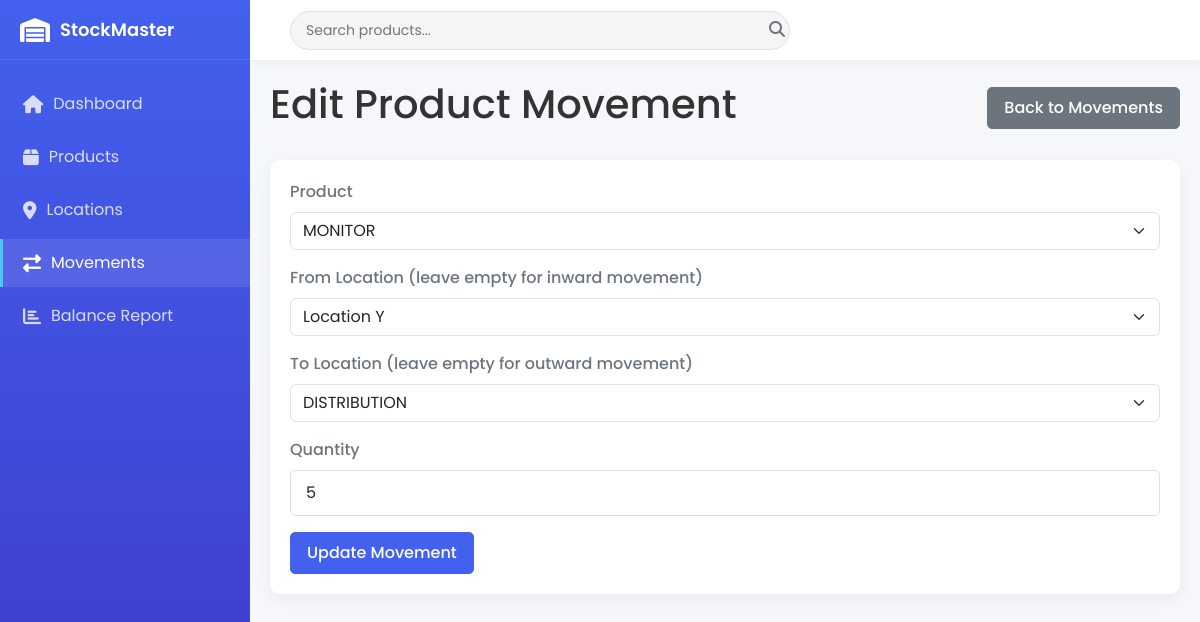
/movements/edit/42, run on the app's committed database.
### models.py (models this page shows, shortened)
class ProductMovement(db.Model):
    movement_id = db.Column(db.Integer, primary_key=True)
    timestamp = db.Column(db.DateTime, default=datetime.now, nullable=False)
    from_location = db.Column(db.String(50), db.ForeignKey('location.location_id'), nullable=True)
    to_location = db.Column(db.String(50), db.ForeignKey('location.location_id'), nullable=True)
    product_id = db.Column(db.String(50), db.ForeignKey('product.product_id'), nullable=False)
    qty = db.Column(db.Integer, nullable=False)
    product = db.relationship('Product', backref='movements')
    source = db.relationship('Location', foreign_keys=[from_location], backref='outgoing_movements')
    destination = db.relationship('Location', foreign_keys=[to_location], backref='incoming_movements')

class Product(db.Model):
    product_id = db.Column(db.String(50), primary_key=True)

class Location(db.Model):
    location_id = db.Column(db.String(50), primary_key=True)

### app.py (the view, shortened to what this page needs)
@app.route('/movements/edit/<int:movement_id>', methods=['GET', 'POST'])
def edit_movement(movement_id):
    movement = ProductMovement.query.get_or_404(movement_id)
    products = Product.query.all()
    locations = Location.query.all()
    return render_template('edit_movement.html', movement=movement, products=products, locations=locations)

### templates/edit_movement.html (shortened to what this page needs)
{% extends 'base.html' %}
{% block content %}
<div class="d-flex justify-content-between align-items-center mb-4">
    <h1>Edit Product Movement</h1>
    <a href="{{ url_for('movements') }}" class="btn btn-secondary">Back to Movements</a>
</div>
<div class="card">
    <div class="card-body">
        <form method="POST">
            <div class="mb-3">
                <label for="product_id" class="form-label">Product</label>
                <select class="form-select" id="product_id" name="product_id" required>
                    {% for product in products %}
                    <option value="{{ product.product_id }}" {% if product.product_id == movement.product_id %}selected{% endif %}>{{ product.product_id }}</option>
                    {% endfor %}
                </select>
            </div>
            <div class="mb-3">
                <label for="from_location" class="form-label">From Location (leave empty for inward movement)</label>
                <select class="form-select" id="from_location" name="from_location">
                    {% for location in locations %}
                    <option value="{{ location.location_id }}" {% if location.location_id == movement.from_location %}selected{% endif %}>{{ location.location_id }}</option>
                    {% endfor %}
                </select>
            </div>
            <div class="mb-3">
                <label for="to_location" class="form-label">To Location (leave empty for outward movement)</label>
                <select class="form-select" id="to_location" name="to_location">
                    {% for location in locations %}
                    <option value="{{ location.location_id }}" {% if location.location_id == movement.to_location %}selected{% endif %}>{{ location.location_id }}</option>
                    {% endfor %}
                </select>
            </div>
            <div class="mb-3">
                <label for="qty" class="form-label">Quantity</label>
                <input type="number" class="form-control" id="qty" name="qty" min="1" value="{{ movement.qty }}" required>
            </div>
            <button type="submit" class="btn btn-primary">Update Movement</button>
        </form>
    </div>
</div>
{% endblock %}

### static/css/style.css (style rules this page uses)
:root { --primary-color: #4361ee; --secondary-color: #3f37c9; --accent-color: #4895ef; --success-color: #4cc9f0; --warning-color: #f72585; --light-color: #f8f9fa; --dark-color: #212529; --gray-color: #6c757d; --sidebar-width: 250px; --header-height: 60px; --transition-speed: 0.3s; }
* { margin: 0; padding: 0; box-sizing: border-box; }
body { font-family: 'Poppins', sans-serif; background-color: #f5f7fb; color: #333; overflow-x: hidden; }
.card { background-color: white; border-radius: 10px; box-shadow: 0 5px 15px rgba(0, 0, 0, 0.05); margin-bottom: 20px; border: none; overflow: hidden; }
.card-body { padding: 20px; }
.btn { border-radius: 5px; padding: 8px 16px; font-weight: 500; transition: all 0.3s; }
.btn-primary { background-color: var(--primary-color); border-color: var(--primary-color); }
.form-control { border-radius: 5px; padding: 10px 15px; border: 1px solid #e0e0e0; }
.form-label { font-weight: 500; margin-bottom: 8px; color: var(--gray-color); }

### data on the page
ProductMovement: product_id "MONITOR", from_location "Location Y", to_location "DISTRIBUTION", qty "5"
